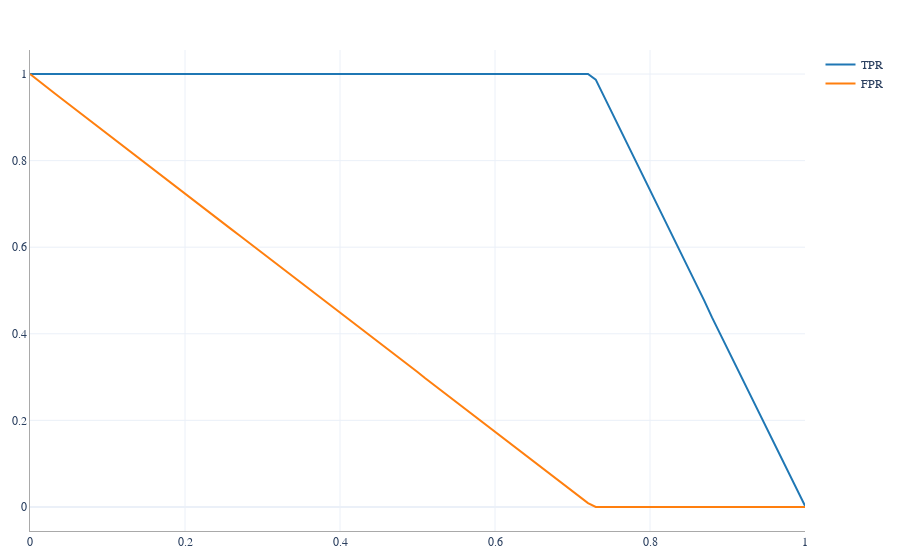

Notebook code cell kept with this figure:
### Code cell
fig = go.Figure()
fig.add_trace(go.Scatter(x=df_ideal.threshold, y=df_ideal['tpr'], mode='lines', name='TPR'))
fig.add_trace(go.Scatter(x=df_ideal.threshold, y=df_ideal['fpr'], mode='lines', name='FPR'))
